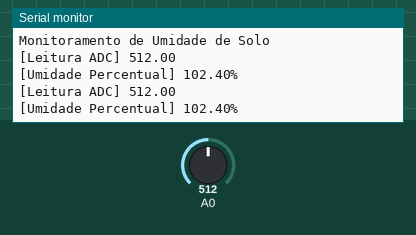
Bench run of a sketch on a simulated ESP8266 (NodeMCU). Parts: the last lines printed to the serial monitor. The inputs (shaded band) are chosen by the test bench; at power-on: A0 = 512. WiFi joins after 1.5 s; servers stay silent unless stated.

Above: at 4.7 s.
4.8 s: A0 set to 716
At 6.1 s:
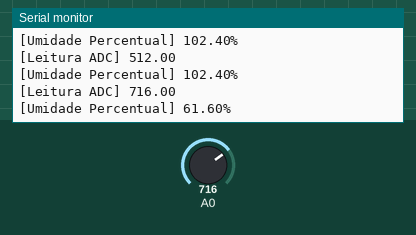
6.3 s: A0 set to 900
At 7.2 s:
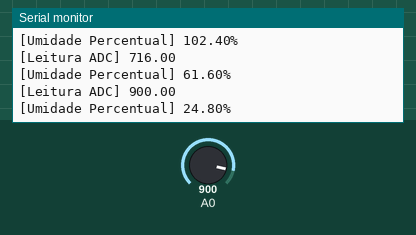
Timing chart, 0 to 9.3 s (numbered marks = the images above; inputs shaded):
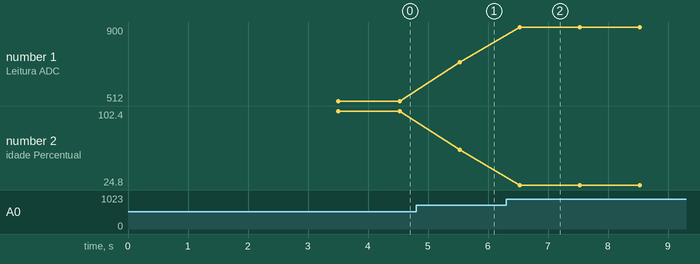

Measured:
- after the input at 4.8 s, the serial monitor: prints a new line after 0.73 s (image 1)
- after the input at 6.3 s, the serial monitor: prints a new line after 0.23 s (image 2)
- plotted number 1: 512 → 716 after the input at 4.8 s, 716 → 900 after the input at 6.3 s
- plotted number 2: 102.4 → 61.6 after the input at 4.8 s, 61.6 → 24.8 after the input at 6.3 s

The sketch:

pse_smus.ino
```cpp
#include <ESP8266WiFi.h>
#include <Wire.h>

//defines
#define SSID_REDE     "teste"
#define SENHA_REDE    "12345678"
#define INTERVALO_ENVIO_THINGSPEAK  30000

//constantes e variáveis globais
char EnderecoAPIThingSpeak[] = "api.thingspeak.com";
String ChaveEscritaThingSpeak = "34VKCO5MTXCTUPLA";
long lastConnectionTime;
WiFiClient client;

//prototypes
void EnviaInformacoesThingspeak(String StringDados);
void FazConexaoWiFi(void);
float FazLeituraUmidade(void);

//Função: envia informações ao ThingSpeak
//Parâmetros: String com a  informação a ser enviada
//Retorno: nenhum
void EnviaInformacoesThingspeak(String StringDados){
    if (client.connect(EnderecoAPIThingSpeak, 80)){
        //faz a requisição HTTP ao ThingSpeak
        client.print("POST /update HTTP/1.1\n");
        client.print("Host: api.thingspeak.com\n");
        client.print("Connection: close\n");
        client.print("X-THINGSPEAKAPIKEY: "+ChaveEscritaThingSpeak+"\n");
        client.print("Content-Type: application/x-www-form-urlencoded\n");
        client.print("Content-Length: ");
        client.print(StringDados.length());
        client.print("\n\n");
        client.print(StringDados);
        lastConnectionTime = millis();
        Serial.println("- Informações enviadas ao ThingSpeak!");
     }
}

void FazConexaoWiFi(void){
    client.stop();
    Serial.println("Conectando-se à rede WiFi...");
    Serial.println();
    delay(1000);
    WiFi.begin(SSID_REDE, SENHA_REDE);

    while (WiFi.status() != WL_CONNECTED){
        delay(500);
        Serial.print(".");
    }

    Serial.println("");
    Serial.println("WiFi connectado com sucesso!");
    Serial.println("IP obtido: ");
    Serial.println(WiFi.localIP());

    delay(1000);
}

float FazLeituraUmidade(void){
    float ValorADC, IntervaloUmidade, DiferencaUmidade, UmidadePercentual;
    double Razao;

     ValorADC = analogRead(0);
     Serial.print("[Leitura ADC] ");
     Serial.println(ValorADC);
     //UmidadeMinima = 1024;
     //UmidadeMaxima = 520;
     IntervaloUmidade = 500;
     DiferencaUmidade = 1024 - ValorADC;
     Razao = DiferencaUmidade/IntervaloUmidade;
     UmidadePercentual = 100*(Razao);
     Serial.print("[Umidade Percentual] ");
     Serial.print(UmidadePercentual);
     Serial.println("%");

     return UmidadePercentual;
}
void setup(){
    Serial.begin(9600);
    lastConnectionTime = 0;
    FazConexaoWiFi();
    Serial.println("Monitoramento de Umidade de Solo");
}

//loop principal
void loop(){
    float UmidadePercentualLida;
    int UmidadePercentualTruncada;
    char FieldUmidade[11];

    //Força desconexão ao ThingSpeak (se ainda estiver desconectado)
    if (client.connected()){
        client.stop();
        Serial.println("- Desconectado do ThingSpeak");
        Serial.println();
    }
    UmidadePercentualLida = FazLeituraUmidade();
    UmidadePercentualTruncada = (float)UmidadePercentualLida; //trunca umidade como número inteiro

    //verifica se está conectado no WiFi e se é o momento de enviar dados ao ThingSpeak
    if(!client.connected() &&
      (millis() - lastConnectionTime > INTERVALO_ENVIO_THINGSPEAK)){
        sprintf(FieldUmidade,"field1=%d",UmidadePercentualTruncada);
        EnviaInformacoesThingspeak(FieldUmidade);
    }
    delay(1000);
}
```
